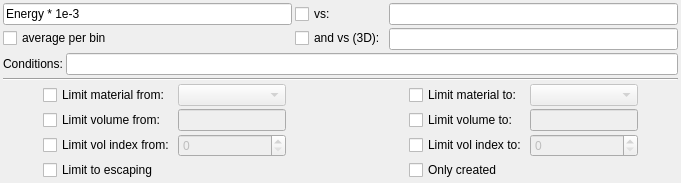
                  <widget class="QWidget" name="tab_4">
                   <attribute name="title">
                    <string>Transitions</string>
                   </attribute>
                   <layout class="QVBoxLayout" name="verticalLayout_28">
                    <property name="spacing">
                     <number>3</number>
                    </property>
                    <property name="leftMargin">
                     <number>3</number>
                    </property>
                    <property name="topMargin">
                     <number>3</number>
                    </property>
                    <property name="rightMargin">
                     <number>3</number>
                    </property>
                    <property name="bottomMargin">
                     <number>3</number>
                    </property>
                    <item>
                     <layout class="QHBoxLayout" name="horizontalLayout_35">
                      <item>
                       <layout class="QVBoxLayout" name="verticalLayout_31">
                        <property name="leftMargin">
                         <number>0</number>
                        </property>
                        <item>
                         <widget class="QLineEdit" name="lePTHistBordWhat">
                          <property name="toolTip">
                           <string>X, Y, Z, Time, Energy, Vx, Vy, Vz
and any mathematical/logical operations
See ROOT TFormula description</string>
                          </property>
                          <property name="text">
                           <string>Energy * 1e-3</string>
                          </property>
                         </widget>
                        </item>
                        <item>
                         <widget class="QCheckBox" name="cbPTHistBordAsStat">
                          <property name="toolTip">
                           <string>Collects statistics and shows as the 3rd dimension:
For example, X vsY will show a map of how many times a particular (X,Y) appears in the data</string>
                          </property>
                          <property name="text">
                           <string>average per bin</string>
                          </property>
                         </widget>
                        </item>
                       </layout>
                      </item>
                      <item>
                       <layout class="QVBoxLayout" name="verticalLayout_29">
                        <property name="leftMargin">
                         <number>0</number>
                        </property>
                        <item>
                         <widget class="QCheckBox" name="cbPTHistBordVs">
                          <property name="text">
                           <string>vs:</string>
                          </property>
                         </widget>
                        </item>
                        <item>
                         <widget class="QCheckBox" name="cbPTHistBordAndVs">
                          <property name="text">
                           <string>and vs (3D):</string>
                          </property>
                         </widget>
                        </item>
                       </layout>
                      </item>
                      <item>
                       <layout class="QVBoxLayout" name="verticalLayout_30">
                        <property name="leftMargin">
                         <number>0</number>
                        </property>
                        <item>
                         <widget class="QLineEdit" name="lePTHistBordVsWhat">
                          <property name="toolTip">
                           <string>X, Y, Z, Time, Energy, Vx, Vy, Vz
and any mathematical/logical operations
See ROOT TFormula description</string>
                          </property>
                         </widget>
                        </item>
                        <item>
                         <widget class="QLineEdit" name="lePTHistBordAndVsWhat"/>
                        </item>
                       </layout>
                      </item>
                     </layout>
                    </item>
                    <item>
                     <layout class="QHBoxLayout" name="horizontalLayout_36">
                      <item>
                       <widget class="QLabel" name="label_21">
                        <property name="text">
                         <string>Conditions:</string>
                        </property>
                       </widget>
                      </item>
                      <item>
                       <widget class="QLineEdit" name="lePTHistBordCuts">
                        <property name="toolTip">
                         <string>X, Y, Z, Time, Energy, Vx, Vy, Vz
and any mathematical/logical operations
See ROOT TFormula description</string>
                        </property>
                        <property name="text">
                         <string/>
                        </property>
                       </widget>
                      </item>
                     </layout>
                    </item>
                    <item>
                     <widget class="Line" name="line_4">
                      <property name="orientation">
                       <enum>Qt::Orientation::Horizontal</enum>
                      </property>
                     </widget>
                    </item>
                    <item>
                     <layout class="QHBoxLayout" name="horizontalLayout_37">
                      <item>
                       <spacer name="horizontalSpacer_26">
                        <property name="orientation">
                         <enum>Qt::Orientation::Horizontal</enum>
                        </property>
                        <property name="sizeHint" stdset="0">
                         <size>
                          <width>40</width>
                          <height>20</height>
                         </size>
                        </property>
                       </spacer>
                      </item>
                      <item>
                       <layout class="QGridLayout" name="gridLayout_2">
                        <item row="0" column="0">
                         <widget class="QCheckBox" name="cbPTHistVolMatFrom">
                          <property name="text">
                           <string>Limit material from:</string>
                          </property>
                         </widget>
                        </item>
                        <item row="0" column="1">
                         <widget class="QComboBox" name="cobPTHistVolMatFrom">
                          <property name="enabled">
                           <bool>false</bool>
                          </property>
                         </widget>
                        </item>
                        <item row="1" column="0">
                         <widget class="QCheckBox" name="cbPTHistVolVolumeFrom">
                          <property name="text">
                           <string>Limit volume from:</string>
                          </property>
                         </widget>
                        </item>
                        <item row="1" column="1">
                         <widget class="QLineEdit" name="lePTHistVolVolumeFrom">
                          <property name="enabled">
                           <bool>false</bool>
                          </property>
                         </widget>
                        </item>
                        <item row="2" column="0">
                         <widget class="QCheckBox" name="cbPTHistVolIndexFrom">
                          <property name="text">
                           <string>Limit vol index from:</string>
                          </property>
                         </widget>
                        </item>
                        <item row="2" column="1">
                         <widget class="QSpinBox" name="sbPTHistVolIndexFrom">
                          <property name="enabled">
                           <bool>false</bool>
                          </property>
                         </widget>
                        </item>
                        <item row="3" column="0">
                         <widget class="QCheckBox" name="cbPTHistEscaping">
                          <property name="toolTip">
                           <string>Only particles exiting world</string>
                          </property>
                          <property name="text">
                           <string>Limit to escaping</string>
                          </property>
                         </widget>
                        </item>
                       </layout>
                      </item>
                      <item>
                       <spacer name="horizontalSpacer_27">
                        <property name="orientation">
                         <enum>Qt::Orientation::Horizontal</enum>
                        </property>
                        <property name="sizeHint" stdset="0">
                         <size>
                          <width>120</width>
                          <height>20</height>
                         </size>
                        </property>
                       </spacer>
                      </item>
                      <item>
                       <layout class="QGridLayout" name="gridLayout">
                        <item row="0" column="0">
                         <widget class="QCheckBox" name="cbPTHistVolMatTo">
                          <property name="text">
                           <string>Limit material to:</string>
                          </property>
                         </widget>
                        </item>
                        <item row="0" column="1">
                         <widget class="QComboBox" name="cobPTHistVolMatTo">
                          <property name="enabled">
                           <bool>false</bool>
                          </property>
                         </widget>
                        </item>
                        <item row="1" column="0">
                         <widget class="QCheckBox" name="cbPTHistVolVolumeTo">
                          <property name="text">
                           <string>Limit volume to:</string>
                          </property>
                         </widget>
                        </item>
                        <item row="1" column="1">
                         <widget class="QLineEdit" name="lePTHistVolVolumeTo">
                          <property name="enabled">
                           <bool>false</bool>
                          </property>
                         </widget>
                        </item>
                        <item row="2" column="0">
                         <widget class="QCheckBox" name="cbPTHistVolIndexTo">
                          <property name="text">
                           <string>Limit vol index to:</string>
                          </property>
                         </widget>
                        </item>
                        <item row="2" column="1">
                         <widget class="QSpinBox" name="sbPTHistVolIndexTo">
                          <property name="enabled">
                           <bool>false</bool>
                          </property>
                         </widget>
                        </item>
                        <item row="3" column="0">
                         <widget class="QCheckBox" name="cbPTHistCreated">
                          <property name="toolTip">
                           <string>If not checked, &quot;creation&quot; of particle is not contributing to shown distributions
If checked, only &quot;creation&quot; is considered!</string>
                          </property>
                          <property name="text">
                           <string>Only created</string>
                          </property>
                         </widget>
                        </item>
                       </layout>
                      </item>
                      <item>
                       <spacer name="horizontalSpacer_28">
                        <property name="orientation">
                         <enum>Qt::Orientation::Horizontal</enum>
                        </property>
                        <property name="sizeHint" stdset="0">
                         <size>
                          <width>40</width>
                          <height>20</height>
                         </size>
                        </property>
                       </spacer>
                      </item>
                     </layout>
                    </item>
                   </layout>
                  </widget>
